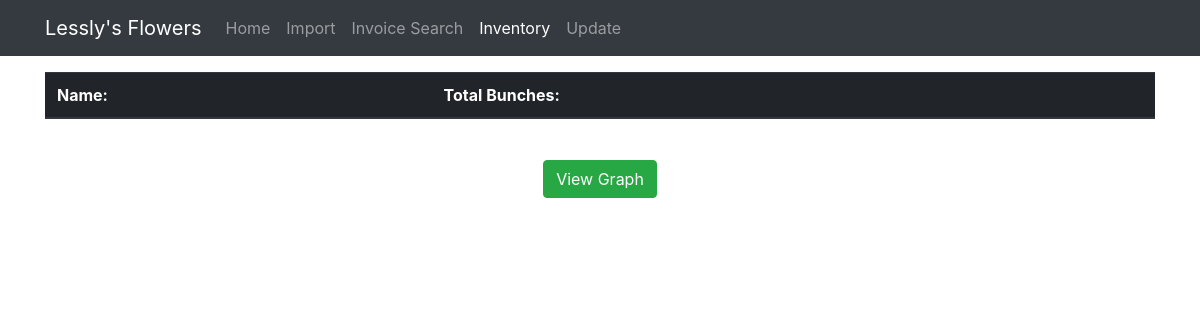
/inventory/, run on an earlier commit of the app's database.
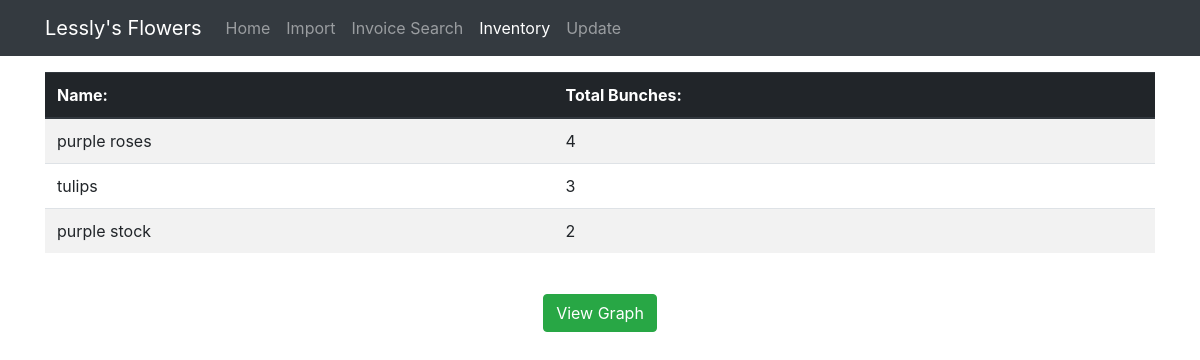
And on a later commit of the database.
### InvoiceImport/models.py (models this page shows, shortened)
class Inventory(models.Model):
    product             = models.ForeignKey("InvoiceImport.Product", on_delete=models.CASCADE)
    total_units         = models.IntegerField(default=0)

class Product(models.Model):
    name            = models.CharField(max_length=300)
    unit_type       = models.CharField(max_length=50, default='bunch', choices=UNIT_TYPE_CHOICES)
    unit_price      = models.DecimalField(max_digits=6, decimal_places=2)

### InvoiceImport/views.py (the view)
# urls.py: url(r'^inventory/$', views.inventory_view, name='inventory'),
def inventory_view(request):
    products = Inventory.objects.all()
    context = {
        'products': products
    }
    return render(request, "inventory_view.html", context)

### InvoiceImport/templates/inventory_view.html
{% extends "base/base.html" %}
{% block content %}
<table class="table table-striped" align="center">
    <thead class="thead-dark">
    <tr>
        <th> Name:</th>
        <th> Total Bunches:</th>
    </tr>
    </thead>
    <tbody>
    {% for product in products %}
    <tr>
        <td> {{ product.product.name }}</td>
        <td> {{ product.total_units}}</td>
    </tr>
    {% endfor %}
    </tbody>
</table>
<div align="center" style="padding:25px">
    {% include 'forms/inventory_graph_form.html' %}
</div>
{% endblock %}

What changed in the data, as far as the page shows it:
added Inventory: product.name "purple roses", total_units "4"
added Inventory: product.name "tulips", total_units "3"
added Inventory: product.name "purple stock", total_units "2"
